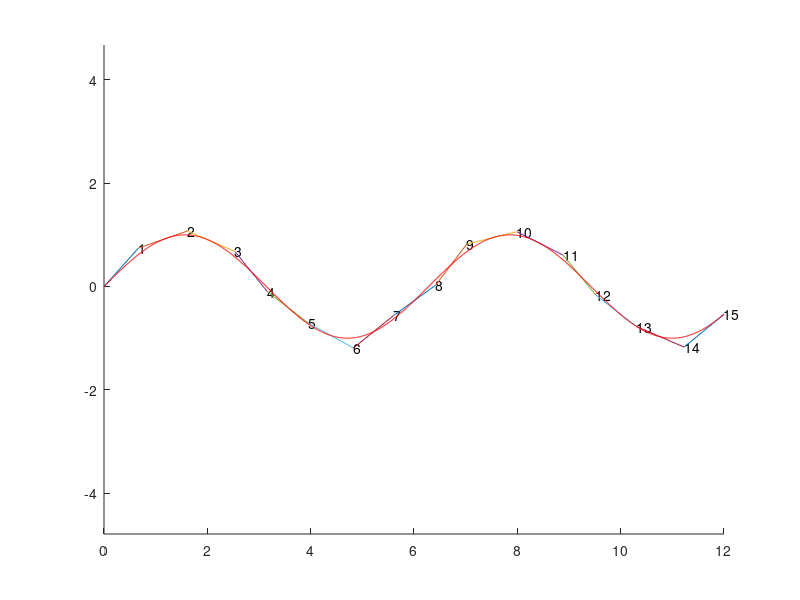

This chart was generated by the following MATLAB code:
function q = curve2chain

global xw;

xw = 12;

s = quadgk(@pathint,0,xw)

N = 15;

q0 = zeros(N,1);
q0(1) = pi/10;

[q,fval,exitflag] = fsolve(@fn,q0);

fprintf('exit flag is %d\n',exitflag);

plotlink(q);


end

function f = mycurve(x)

f = sin(x);
%f = x;

end

function f = pathint(x)

f = sin(x);

f = sqrt( 1 + (cos(x)).^2 );
%f = x;

end

function F = fn(Q)

global xw;

N = length(Q);

F = zeros(N,1);

yw = mycurve(xw);

x = zeros(N,1);
y = zeros(N,1);
x(1) = cos(Q(1));
y(1) = sin(Q(1));
for i = 2:length(Q)
    x(i) = x(i-1) + cos(Q(i));
	y(i) = y(i-1) + sin(Q(i));
end

for i = 1:N-2
    F(i) = mycurve( mean(x(i:i+1)) ) - mean(y(i:i+1));
end

F(N-1) = xw - x(N);
F(N) = yw - y(N);

end

function plotlink(q)

global xw;

N = length(q);

x = zeros(1,N+1);
y = zeros(1,N+1);

close all;
figure;
hold on;
axis equal;
for i = 2:N+1

    for j = 1:i-1
        x(i) = x(i) + cos(q(j));
        y(i) = y(i) + sin(q(j));
    end
    plot([x(i-1) x(i)],[y(i-1) y(i)])
    text(x(i),y(i),sprintf('%d',i-1))
end

xp = 0:.01:xw;
plot(xp,mycurve(xp),'r')

end